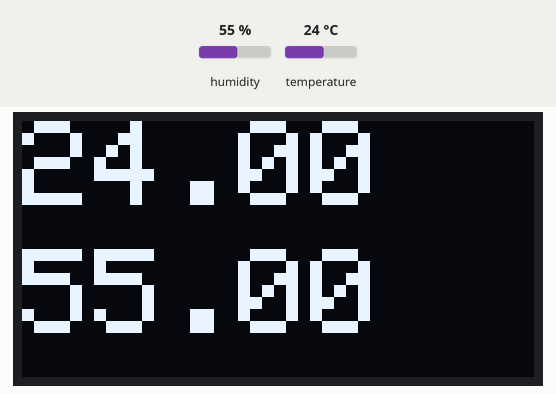
Recording of a sketch running on a simulated Arduino Uno, built with avr-gcc and run on an emulated ATmega328P. On the bench: 128×64 one-colour display. The inputs (shaded band) are chosen by the test bench; at power-on: humidity 55 %, temperature 24 °C. What the sketch prints to the serial monitor is not drawn.

Above: at 4.2 s.
4.3 s: humidity set to 22 %
At 9.0 s:
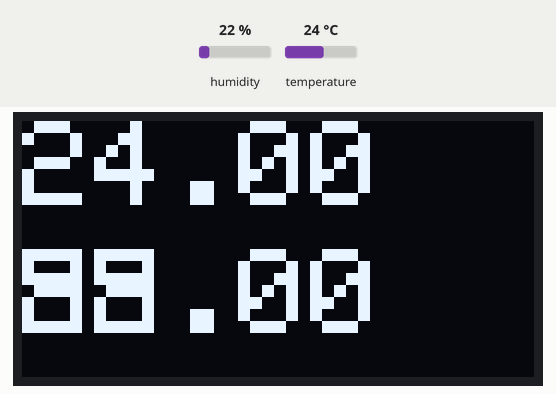
9.3 s: temperature set to 12 °C
At 13.1 s:
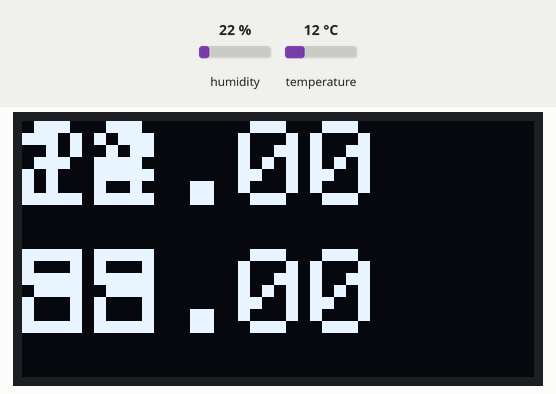
13.4 s: humidity set to 40 %
At 17.2 s:
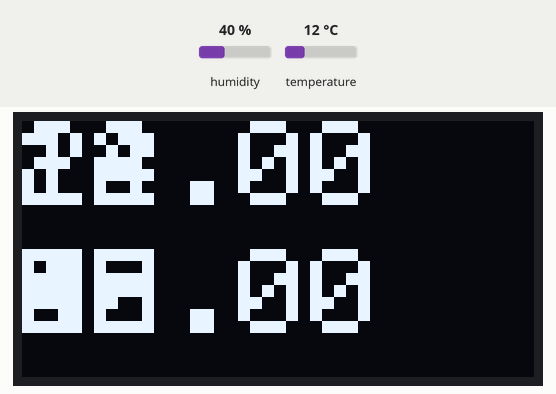
17.6 s: temperature set to 19 °C
At 21.4 s:
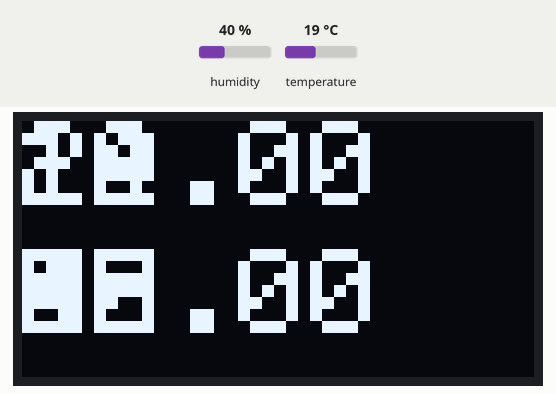
Timing chart, 0 to 22.8 s (numbered marks = the images above; inputs shaded):
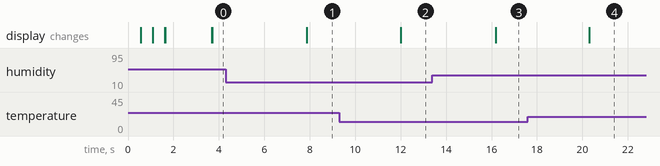

Measured:
- after the input at 4.3 s, the display: changes after 3.6 s (image 1)
- after the input at 9.3 s, the display: changes after 2.7 s (image 2)
- after the input at 13.4 s, the display: changes after 2.8 s (image 3)
- after the input at 17.6 s, the display: changes after 2.7 s (image 4)

The sketch:

air_quality.ino
```cpp
// TODO: add mq-135 later, reading updates only with change
// TODO: figure out setCursor

#include <DHT.h>
#include <Wire.h>
#include <Adafruit_GFX.h>
#include <Adafruit_SSD1306.h>

#define DHTPIN 5        // temp/humidity sensor
#define DHTTYPE DHT11
#define SAMPLERATE 2000 // sampling rate in ms
#define OLEDADDRESS 0x3C
#define SCREEN_WIDTH 128
#define SCREEN_HEIGHT 64

// fine tuning variables
const float tempoffset = 0.0;
const float humidityoffset = 0.0;

// declaration for temp/humidity sensor object
DHT dht(DHTPIN, DHTTYPE);

// declaration for an SSD1306 display connected to I2C (SDA, SCL pins)
Adafruit_SSD1306 display(SCREEN_WIDTH, SCREEN_HEIGHT, &Wire, -1);


void setup() {
  // init serial monitor
  Serial.begin(9600);

  // init temp / humidity sensor
  dht.begin();

  // init display
  if(!display.begin(SSD1306_SWITCHCAPVCC, OLEDADDRESS)) {
    Serial.println(F("SSD1306 allocation failed"));
    while(1); // stay here
  }
  display.clearDisplay();
  display.setTextSize(3);
  display.setTextColor(WHITE);
  display.setCursor(0, 10);
  display.print("Setting up");
  delayMillis(500);
  display.print(".");
  display.display();
  delayMillis(500);
  display.print(".");
  display.display();
  delayMillis(500);
  display.print(".");
  display.display();

  display.clearDisplay();
  /*
  display.setCursor(0,5);
  display.print("C");
  display.setCursor(32,5);
  display.print("RH%");
  */
  display.display();
}

void delayMillis(unsigned long t){
// non-blocking delay function using millis()
// param t time to wait in ms
  unsigned long now = millis();
  while (millis() - now < t);
  return;
}

void loop() {
  // dht sensor reading ~250 ms
  float humidity = dht.readHumidity() + humidityoffset;
  float temp = dht.readTemperature() + tempoffset;

  // debug
  Serial.print("T: ");
  Serial.println(temp);
  delayMillis(2000);
  //
  display.setCursor(0,0);
  display.println(temp);
  display.display();

  // debug
  Serial.println();
  Serial.print("H: ");
  Serial.println(humidity);
  //
  display.setCursor(0,32);
  display.println(humidity);
  display.display();
}
```
